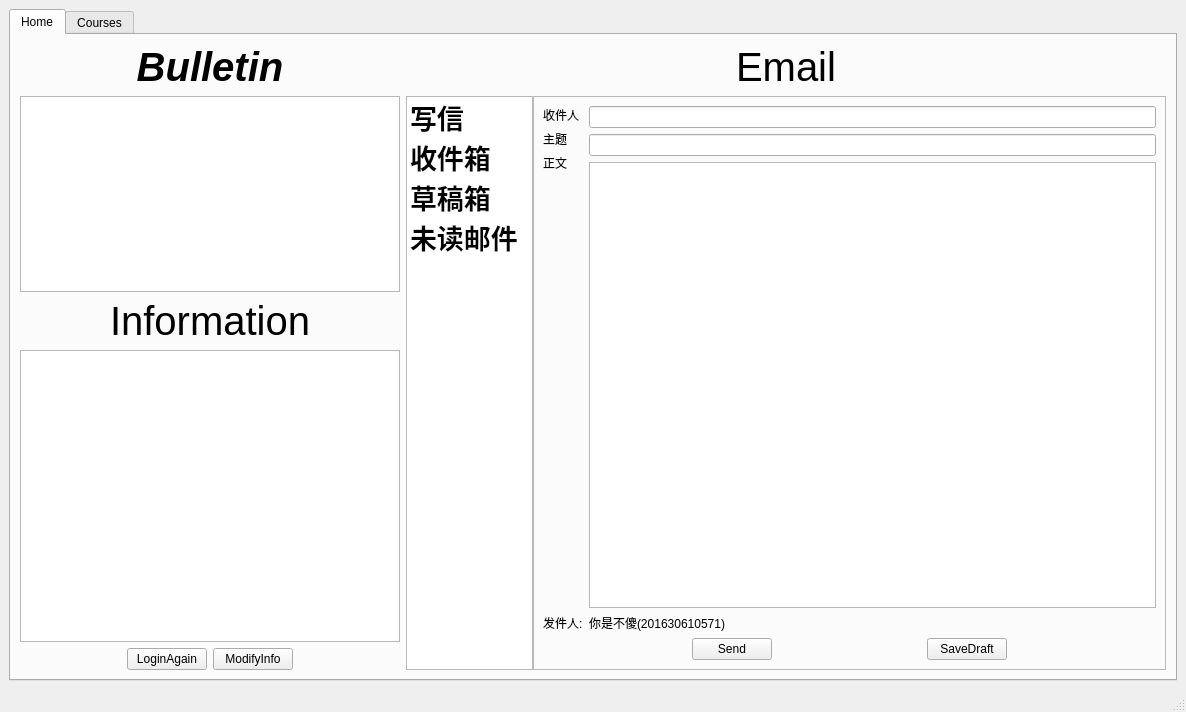
<?xml version="1.0" encoding="UTF-8"?>
<ui version="4.0">
 <class>Student</class>
 <widget class="QMainWindow" name="Student">
  <property name="geometry">
   <rect>
    <x>0</x>
    <y>0</y>
    <width>1186</width>
    <height>712</height>
   </rect>
  </property>
  <property name="sizePolicy">
   <sizepolicy hsizetype="Preferred" vsizetype="Preferred">
    <horstretch>0</horstretch>
    <verstretch>0</verstretch>
   </sizepolicy>
  </property>
  <property name="windowTitle">
   <string>Student</string>
  </property>
  <property name="layoutDirection">
   <enum>Qt::LeftToRight</enum>
  </property>
  <widget class="QWidget" name="centralwidget">
   <layout class="QHBoxLayout" name="horizontalLayout">
    <item>
     <widget class="QTabWidget" name="tabWidget">
      <property name="contextMenuPolicy">
       <enum>Qt::CustomContextMenu</enum>
      </property>
      <property name="currentIndex">
       <number>0</number>
      </property>
      <widget class="QWidget" name="homeTab">
       <attribute name="title">
        <string>Home</string>
       </attribute>
       <layout class="QHBoxLayout" name="horizontalLayout_6" stretch="1,2">
        <item>
         <layout class="QVBoxLayout" name="verticalLayout_10" stretch="2,3">
          <item>
           <layout class="QVBoxLayout" name="verticalLayout_8">
            <property name="leftMargin">
             <number>0</number>
            </property>
            <item>
             <widget class="QLabel" name="labelb">
              <property name="font">
               <font>
                <pointsize>30</pointsize>
                <weight>75</weight>
                <italic>true</italic>
                <bold>true</bold>
               </font>
              </property>
              <property name="text">
               <string>Bulletin</string>
              </property>
              <property name="alignment">
               <set>Qt::AlignCenter</set>
              </property>
             </widget>
            </item>
            <item>
             <widget class="QListWidget" name="listWidget2"/>
            </item>
           </layout>
          </item>
          <item>
           <layout class="QVBoxLayout" name="verticalLayout_7">
            <property name="rightMargin">
             <number>0</number>
            </property>
            <item>
             <widget class="QLabel" name="labela">
              <property name="font">
               <font>
                <pointsize>30</pointsize>
                <weight>50</weight>
                <italic>false</italic>
                <bold>false</bold>
                <underline>false</underline>
                <strikeout>false</strikeout>
               </font>
              </property>
              <property name="text">
               <string>Information</string>
              </property>
              <property name="alignment">
               <set>Qt::AlignCenter</set>
              </property>
             </widget>
            </item>
            <item>
             <widget class="QListWidget" name="listWidget1"/>
            </item>
            <item>
             <layout class="QHBoxLayout" name="horizontalLayout_5">
              <item>
               <spacer name="horizontalSpacer">
                <property name="orientation">
                 <enum>Qt::Horizontal</enum>
                </property>
                <property name="sizeHint" stdset="0">
                 <size>
                  <width>40</width>
                  <height>20</height>
                 </size>
                </property>
               </spacer>
              </item>
              <item>
               <widget class="QPushButton" name="loginAgainPushButton">
                <property name="sizePolicy">
                 <sizepolicy hsizetype="Fixed" vsizetype="Fixed">
                  <horstretch>100</horstretch>
                  <verstretch>0</verstretch>
                 </sizepolicy>
                </property>
                <property name="minimumSize">
                 <size>
                  <width>30</width>
                  <height>0</height>
                 </size>
                </property>
                <property name="cursor">
                 <cursorShape>PointingHandCursor</cursorShape>
                </property>
                <property name="layoutDirection">
                 <enum>Qt::LeftToRight</enum>
                </property>
                <property name="autoFillBackground">
                 <bool>false</bool>
                </property>
                <property name="text">
                 <string>LoginAgain</string>
                </property>
               </widget>
              </item>
              <item>
               <widget class="QPushButton" name="modifyPushButton">
                <property name="text">
                 <string>ModifyInfo</string>
                </property>
               </widget>
              </item>
              <item>
               <spacer name="horizontalSpacer_2">
                <property name="orientation">
                 <enum>Qt::Horizontal</enum>
                </property>
                <property name="sizeHint" stdset="0">
                 <size>
                  <width>50</width>
                  <height>20</height>
                 </size>
                </property>
               </spacer>
              </item>
             </layout>
            </item>
           </layout>
          </item>
         </layout>
        </item>
        <item>
         <layout class="QVBoxLayout" name="verticalLayout_9">
          <item>
           <widget class="QLabel" name="label">
            <property name="font">
             <font>
              <pointsize>30</pointsize>
             </font>
            </property>
            <property name="text">
             <string>Email</string>
            </property>
            <property name="alignment">
             <set>Qt::AlignCenter</set>
            </property>
           </widget>
          </item>
          <item>
           <layout class="QHBoxLayout" name="horizontalLayout_2" stretch="1,5">
            <property name="spacing">
             <number>0</number>
            </property>
            <item>
             <widget class="QListWidget" name="listWidget">
              <item>
               <property name="text">
                <string>写信</string>
               </property>
               <property name="font">
                <font>
                 <family>FZKai-Z03</family>
                 <pointsize>20</pointsize>
                 <weight>75</weight>
                 <bold>true</bold>
                </font>
               </property>
              </item>
              <item>
               <property name="text">
                <string>收件箱</string>
               </property>
               <property name="font">
                <font>
                 <family>FZKai-Z03</family>
                 <pointsize>20</pointsize>
                 <weight>75</weight>
                 <bold>true</bold>
                </font>
               </property>
              </item>
              <item>
               <property name="text">
                <string>草稿箱</string>
               </property>
               <property name="font">
                <font>
                 <family>FZKai-Z03</family>
                 <pointsize>20</pointsize>
                 <weight>75</weight>
                 <bold>true</bold>
                </font>
               </property>
              </item>
              <item>
               <property name="text">
                <string>未读邮件</string>
               </property>
               <property name="font">
                <font>
                 <family>FZKai-Z03</family>
                 <pointsize>20</pointsize>
                 <weight>75</weight>
                 <bold>true</bold>
                </font>
               </property>
              </item>
             </widget>
            </item>
            <item>
             <widget class="QStackedWidget" name="stackedWidget">
              <property name="frameShape">
               <enum>QFrame::StyledPanel</enum>
              </property>
              <property name="currentIndex">
               <number>0</number>
              </property>
              <widget class="QWidget" name="sendPage">
               <layout class="QHBoxLayout" name="horizontalLayout_4">
                <item>
                 <layout class="QGridLayout" name="gridLayout_2">
                  <item row="0" column="0">
                   <layout class="QVBoxLayout" name="verticalLayout_11">
                    <item>
                     <widget class="QLabel" name="label_6">
                      <property name="text">
                       <string>收件人</string>
                      </property>
                     </widget>
                    </item>
                    <item>
                     <widget class="QLabel" name="label_7">
                      <property name="text">
                       <string>主题</string>
                      </property>
                     </widget>
                    </item>
                    <item>
                     <widget class="QLabel" name="label_8">
                      <property name="text">
                       <string>正文</string>
                      </property>
                     </widget>
                    </item>
                    <item>
                     <spacer name="verticalSpacer">
                      <property name="orientation">
                       <enum>Qt::Vertical</enum>
                      </property>
                      <property name="sizeHint" stdset="0">
                       <size>
                        <width>20</width>
                        <height>40</height>
                       </size>
                      </property>
                     </spacer>
                    </item>
                    <item>
                     <widget class="QLabel" name="label_2">
                      <property name="text">
                       <string>发件人:</string>
                      </property>
                     </widget>
                    </item>
                   </layout>
                  </item>
                  <item row="0" column="1">
                   <layout class="QVBoxLayout" name="verticalLayout_12">
                    <item>
                     <widget class="QLineEdit" name="receiveLineEdit"/>
                    </item>
                    <item>
                     <widget class="QLineEdit" name="themeLineEdit"/>
                    </item>
                    <item>
                     <widget class="QPlainTextEdit" name="plainTextEdit"/>
                    </item>
                    <item>
                     <widget class="QLabel" name="senderInfo">
                      <property name="text">
                       <string>你是不傻(201630610571)</string>
                      </property>
                     </widget>
                    </item>
                   </layout>
                  </item>
                  <item row="1" column="0" colspan="2">
                   <layout class="QHBoxLayout" name="horizontalLayout_3">
                    <item>
                     <spacer name="horizontalSpacer_3">
                      <property name="orientation">
                       <enum>Qt::Horizontal</enum>
                      </property>
                      <property name="sizeHint" stdset="0">
                       <size>
                        <width>40</width>
                        <height>20</height>
                       </size>
                      </property>
                     </spacer>
                    </item>
                    <item>
                     <widget class="QPushButton" name="sendPushButton">
                      <property name="text">
                       <string>Send</string>
                      </property>
                     </widget>
                    </item>
                    <item>
                     <spacer name="horizontalSpacer_4">
                      <property name="orientation">
                       <enum>Qt::Horizontal</enum>
                      </property>
                      <property name="sizeHint" stdset="0">
                       <size>
                        <width>40</width>
                        <height>20</height>
                       </size>
                      </property>
                     </spacer>
                    </item>
                    <item>
                     <widget class="QPushButton" name="savePushButton">
                      <property name="text">
                       <string>SaveDraft</string>
                      </property>
                     </widget>
                    </item>
                    <item>
                     <spacer name="horizontalSpacer_5">
                      <property name="orientation">
                       <enum>Qt::Horizontal</enum>
                      </property>
                      <property name="sizeHint" stdset="0">
                       <size>
                        <width>40</width>
                        <height>20</height>
                       </size>
                      </property>
                     </spacer>
                    </item>
                   </layout>
                  </item>
                 </layout>
                </item>
               </layout>
              </widget>
              <widget class="QWidget" name="receivePage">
               <widget class="QLabel" name="label_3">
                <property name="geometry">
                 <rect>
                  <x>210</x>
                  <y>160</y>
                  <width>241</width>
                  <height>111</height>
                 </rect>
                </property>
                <property name="text">
                 <string>accept</string>
                </property>
               </widget>
              </widget>
              <widget class="QWidget" name="draftPage">
               <widget class="QLabel" name="label_4">
                <property name="geometry">
                 <rect>
                  <x>240</x>
                  <y>250</y>
                  <width>161</width>
                  <height>71</height>
                 </rect>
                </property>
                <property name="text">
                 <string>draft</string>
                </property>
               </widget>
              </widget>
              <widget class="QWidget" name="unreadPage">
               <widget class="QLabel" name="label_5">
                <property name="geometry">
                 <rect>
                  <x>200</x>
                  <y>220</y>
                  <width>85</width>
                  <height>22</height>
                 </rect>
                </property>
                <property name="text">
                 <string>to read</string>
                </property>
               </widget>
              </widget>
             </widget>
            </item>
           </layout>
          </item>
         </layout>
        </item>
       </layout>
      </widget>
      <widget class="QWidget" name="courseTab">
       <attribute name="title">
        <string>Courses</string>
       </attribute>
       <layout class="QGridLayout" name="gridLayout">
        <property name="horizontalSpacing">
         <number>30</number>
        </property>
        <property name="verticalSpacing">
         <number>20</number>
        </property>
        <item row="0" column="0">
         <layout class="QVBoxLayout" name="verticalLayout">
          <item>
           <widget class="QLabel" name="label1">
            <property name="text">
             <string>&lt;html&gt;&lt;head/&gt;&lt;body&gt;&lt;p&gt;&lt;img src=&quot;:/image/1.png&quot;/&gt;&lt;/p&gt;&lt;/body&gt;&lt;/html&gt;</string>
            </property>
            <property name="scaledContents">
             <bool>false</bool>
            </property>
            <property name="alignment">
             <set>Qt::AlignCenter</set>
            </property>
           </widget>
          </item>
          <item>
           <widget class="QLabel" name="label11">
            <property name="text">
             <string>TextLabel</string>
            </property>
            <property name="alignment">
             <set>Qt::AlignCenter</set>
            </property>
           </widget>
          </item>
          <item>
           <widget class="QPushButton" name="pushButton1">
            <property name="text">
             <string>PushButton</string>
            </property>
           </widget>
          </item>
         </layout>
        </item>
        <item row="0" column="1">
         <layout class="QVBoxLayout" name="verticalLayout_2">
          <item>
           <widget class="QLabel" name="label2">
            <property name="text">
             <string>TextLabel</string>
            </property>
            <property name="scaledContents">
             <bool>false</bool>
            </property>
            <property name="alignment">
             <set>Qt::AlignCenter</set>
            </property>
           </widget>
          </item>
          <item>
           <widget class="QLabel" name="label22">
            <property name="text">
             <string>TextLabel</string>
            </property>
            <property name="alignment">
             <set>Qt::AlignCenter</set>
            </property>
           </widget>
          </item>
          <item>
           <widget class="QPushButton" name="pushButton2">
            <property name="text">
             <string>PushButton</string>
            </property>
           </widget>
          </item>
         </layout>
        </item>
        <item row="0" column="2">
         <layout class="QVBoxLayout" name="verticalLayout_3">
          <item>
           <widget class="QLabel" name="label3">
            <property name="text">
             <string>TextLabel</string>
            </property>
            <property name="scaledContents">
             <bool>false</bool>
            </property>
            <property name="alignment">
             <set>Qt::AlignCenter</set>
            </property>
           </widget>
          </item>
          <item>
           <widget class="QLabel" name="label33">
            <property name="text">
             <string>TextLabel</string>
            </property>
            <property name="alignment">
             <set>Qt::AlignCenter</set>
            </property>
           </widget>
          </item>
          <item>
           <widget class="QPushButton" name="pushButton3">
            <property name="text">
             <string>PushButton</string>
            </property>
           </widget>
          </item>
         </layout>
        </item>
        <item row="1" column="0">
         <layout class="QVBoxLayout" name="verticalLayout_4">
          <item>
           <widget class="QLabel" name="label4">
            <property name="text">
             <string>TextLabel</string>
            </property>
            <property name="scaledContents">
             <bool>false</bool>
            </property>
            <property name="alignment">
             <set>Qt::AlignCenter</set>
            </property>
           </widget>
          </item>
          <item>
           <widget class="QLabel" name="label44">
            <property name="text">
             <string>TextLabel</string>
            </property>
            <property name="alignment">
             <set>Qt::AlignCenter</set>
            </property>
           </widget>
          </item>
          <item>
           <widget class="QPushButton" name="pushButton4">
            <property name="text">
             <string>PushButton</string>
            </property>
           </widget>
          </item>
         </layout>
        </item>
        <item row="1" column="1">
         <layout class="QVBoxLayout" name="verticalLayout_5">
          <item>
           <widget class="QLabel" name="label5">
            <property name="text">
             <string>TextLabel</string>
            </property>
            <property name="alignment">
             <set>Qt::AlignCenter</set>
            </property>
           </widget>
          </item>
          <item>
           <widget class="QLabel" name="label55">
            <property name="text">
             <string>TextLabel</string>
            </property>
            <property name="alignment">
             <set>Qt::AlignCenter</set>
            </property>
           </widget>
          </item>
          <item>
           <widget class="QPushButton" name="pushButton5">
            <property name="text">
             <string>PushButton</string>
            </property>
           </widget>
          </item>
         </layout>
        </item>
        <item row="1" column="2">
         <layout class="QVBoxLayout" name="verticalLayout_6">
          <item>
           <widget class="QLabel" name="label6">
            <property name="text">
             <string>TextLabel</string>
            </property>
            <property name="alignment">
             <set>Qt::AlignCenter</set>
            </property>
           </widget>
          </item>
          <item>
           <widget class="QLabel" name="label66">
            <property name="text">
             <string>TextLabel</string>
            </property>
            <property name="alignment">
             <set>Qt::AlignCenter</set>
            </property>
           </widget>
          </item>
          <item>
           <widget class="QPushButton" name="pushButton6">
            <property name="text">
             <string>PushButton</string>
            </property>
           </widget>
          </item>
         </layout>
        </item>
       </layout>
      </widget>
     </widget>
    </item>
   </layout>
  </widget>
  <widget class="QMenuBar" name="menubar">
   <property name="geometry">
    <rect>
     <x>0</x>
     <y>0</y>
     <width>1186</width>
     <height>30</height>
    </rect>
   </property>
  </widget>
  <widget class="QStatusBar" name="statusbar"/>
 </widget>
 <resources/>
 <connections>
  <connection>
   <sender>listWidget</sender>
   <signal>currentRowChanged(int)</signal>
   <receiver>stackedWidget</receiver>
   <slot>setCurrentIndex(int)</slot>
   <hints>
    <hint type="sourcelabel">
     <x>495</x>
     <y>364</y>
    </hint>
    <hint type="destinationlabel">
     <x>577</x>
     <y>364</y>
    </hint>
   </hints>
  </connection>
 </connections>
</ui>
